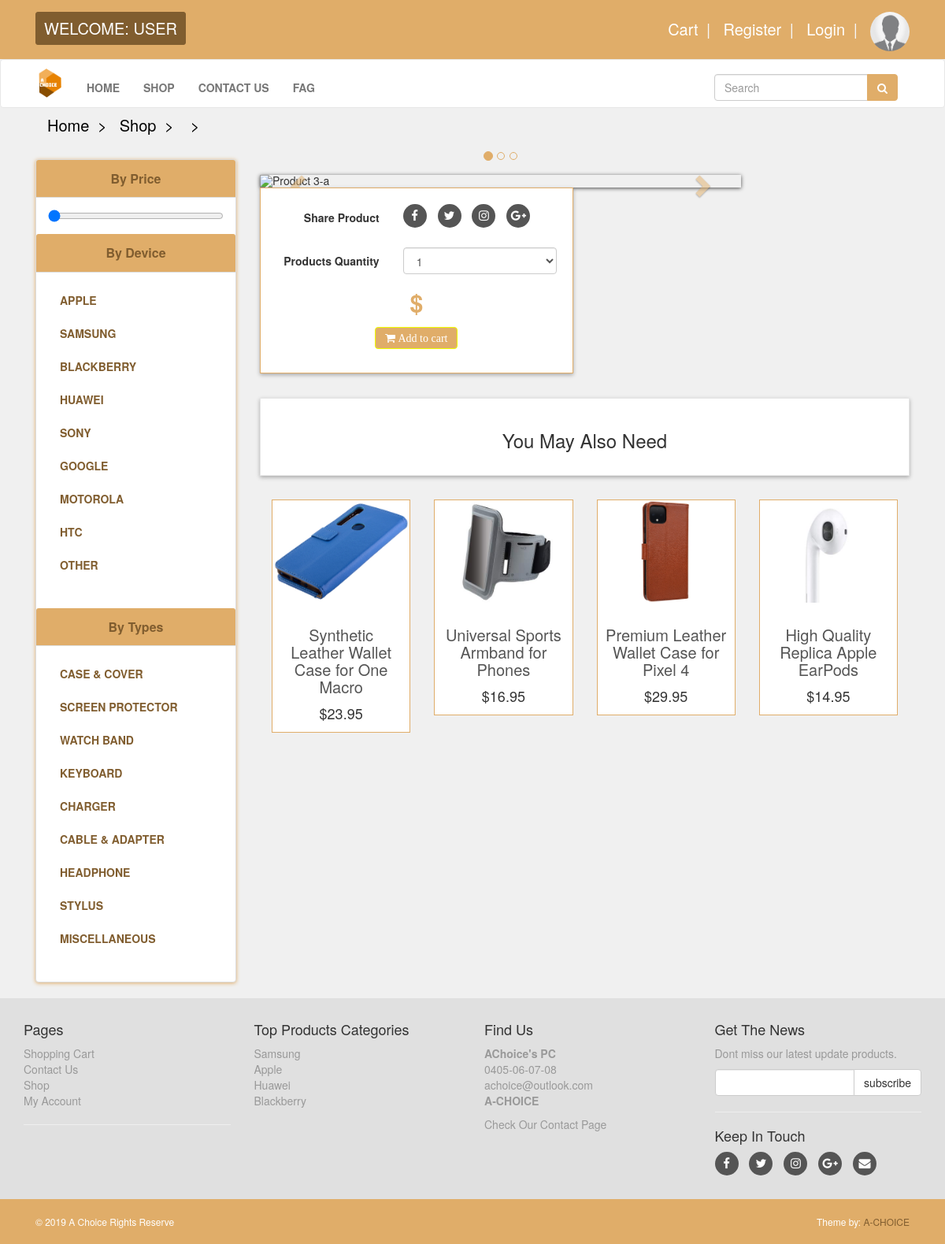
/details.php, run on the app's committed database.
### tables this page shows
CREATE TABLE `by_device` (
  `device_id` int(10) NOT NULL,
  `device_title` text NOT NULL,
  `device_desc` text NOT NULL
);

CREATE TABLE `by_type` (
  `type_id` int(10) NOT NULL,
  `type_title` text NOT NULL,
  `type_desc` text NOT NULL
);

CREATE TABLE `product` (
  `product_id` int(10) NOT NULL,
  `device_id` int(10) NOT NULL,
  `type_id` int(10) NOT NULL,
  `date` timestamp NOT NULL DEFAULT current_timestamp() ON UPDATE current_timestamp(),
  `product_title` text NOT NULL,
  `product_url` text NOT NULL,
  `product_image1` text NOT NULL,
  `product_image2` text NOT NULL,
  `product_image3` text NOT NULL,
  `product_price` float NOT NULL,
  `product_desc` text NOT NULL,
  `product_keyword` text NOT NULL
);

### details.php (the view, shortened to what this page needs)
<?php
    include 'navigation/header.php';
?>
<?php
    $product_id = $_GET['product_id'];
    $get_product = "select * from product where product_url='$product_id'";
    $run_product = mysqli_query($con,$get_product);
    $row_products = mysqli_fetch_array($run_product);
    $pro_url = $row_products['product_url'];
    $pro_price = $row_products['product_price'];
    $pro_img1 = $row_products['product_image1'];
?>
<div id="content">
    <div class="container">
        <div class="col-md-12">
            <ul class="breadcrumb">
                <li>
                    <a href="index.php">Home</a>
                </li>
                <li>
                    <a href="shop.php">Shop</a>
                </li>
                <li>
                </li>
                <li>
                </li>
            </ul>
        </div>
        <div class="col-md-3">
            <?php
                include("navigation/sidebar.php");
            ?>
        </div>
        <div class="col-md-9">
               <div id="productMain" class="row">
                   <div class="col-sm-9">
                       <div id="mainImage">
                           <div id="myCarousel" class="carousel slide" data-ride="carousel">
                               <div class="carousel-inner">
                                   <div class="item active">
                                       <img class="img-responsive" src="images/Product-Images/<?php echo $pro_img1; ?>" alt="Product 3-a">
                                   </div>
                               </div>
                               <ol class="carousel-indicators">
                                   <li data-target="#myCarousel" data-slide-to="0" class="active" ></li>
                                   <li data-target="#myCarousel" data-slide-to="1"></li>
                                   <li data-target="#myCarousel" data-slide-to="2"></li>
                               </ol>
                               <a href="#myCarousel" class="left carousel-control" data-slide="prev">
                                   <span class="glyphicon glyphicon-chevron-left"></span>
                               </a>
                               <a href="#myCarousel" class="right carousel-control" data-slide="next">
                                   <span class="glyphicon glyphicon-chevron-right"></span>
                               </a>
                           </div>
                       </div>
                   </div>
                   <div class="col-sm-6">
                       <div class="box-details">
                           <form action="details.php?add_cart=<?php echo $pro_url; ?>" class="form-horizontal" method="post">
                           <div class="form-group">
                                    <label class="col-md-5 control-label">Share Product</label>
                                    <div class="col-md-7">
                                        <p class="social">
                                            <a href="#" class="fa fa-facebook"></a>
                                            <a href="#" class="fa fa-twitter"></a>
                                            <a href="#" class="fa fa-instagram"></a>
                                            <a href="#" class="fa fa-google-plus"></a>
                                        </p>
                                    </div>
                                </div>
                               <div class="form-group">
                                    <label class="col-md-5 control-label">Products Quantity</label>
                                    <div class="col-md-7">
                                        <select name="product_qty" id="" class="form-control">
                                            <option>1</option>
                                        </select>
                                    </div>
                                </div>
                               <p class="price">$ <?php echo $pro_price; ?></p>
                               <p class="text-center buttons"><button class="btn btn-primary i fa fa-shopping-cart"> Add to cart</button></p>
                           </form>
                       </div>
                   </div>
               </div>
               <div id="row same-heigh-row">
                    <div class="box-2">
                        <h3 class="text-center">You May Also Need</h3>
                    </div>
                    <?php
                    $get_products = "select * from product order by rand() LIMIT 0,4";
                    $run_products = mysqli_query($con,$get_products);
                    while($row_products=mysqli_fetch_array($run_products)){
                       $pro_title = $row_products['product_title'];
                       $pro_url = $row_products['product_url'];
                       $pro_price = $row_products['product_price'];
                       $pro_img1 = $row_products['product_image1'];
                       echo "
                        <div class='col-md-3 col-sm-6 center-responsive'>
                        <div class='product same-height'>
                            <a href='$pro_url'>
                                <img class='img-responsive' src='images/Product-Images/$pro_img1' alt='Product 6'>
                                </a>
                                <div class='text'>
                                    <h3><a href='$pro_url'> $pro_title </a></h3>
                                    <p class='price'>$$pro_price</p>
                                </div>
                            </div>
                        </div>
                       ";
                    }
                   ?>
               </div>
           </div>
    </div>
</div>
<?php
    include 'navigation/footer.php';
?>

### function/function.php (shortened to what this page needs)
<?php
    include ("db/db.php");
    function getDevices(){
        global $con;
        $get_device = "select * from by_device";
        $run_device = mysqli_query($con,$get_device);
        while($row_device=mysqli_fetch_array($run_device)){
            $device_id = $row_device['device_id'];
            $device_title = $row_device['device_title'];
            echo "
                <li>
                    <a href='shop.php?device=$device_id'> $device_title </a>
                </li>
            ";
        }
    }
    function getTypes(){
        global $con;
        $get_type = "select * from by_type";
        $run_type = mysqli_query($con,$get_type);
        while($row_type=mysqli_fetch_array($run_type)){
            $type_id = $row_type['type_id'];
            $type_title = $row_type['type_title'];
            echo "
                <li>
                    <a href='shop.php?types=$type_id'> $type_title </a>
                </li>
            ";
        }
    }
?>

### styles/style.css (style rules this page uses)
.btn-primary { color: rgb(255, 255, 255); background: #e0ad69; border-color: #e0ad69; }
.carousel-inner img { width: 100%; height: 100%; }
.carousel-control.right, .carousel-control.left { background-image: none; color: #e0ad69; }
.carousel-indicators li { border-color: #e0ad69; }
.carousel-indicators li.active { background-color: #e0ad69; }
#content .panel.sidebar-menu ul.nav.category-menu li a { text-transform: uppercase; font-weight: 600; color: #805d2f; }
#content .product { background: #ffffff; border: solid 1px #e6e6e6; margin-bottom: 30px; box-sizing: border-box; border-color: #e0ad69; }
#content .product .text { padding: 10px 10px 0px; }
#content .product .text p.price { font-size: 18px; text-align: center; font-weight: 400; }
#content .product .text h3 { text-align: center; font-size: 20px; }
#content .product .text h3 a { color: rgb(85, 85, 85); }
#content .btn-primary { color: rgb(255, 255, 255); background: #e0ad69; border-color: rgb(238, 255, 0); }
.breadcrumb { padding: 8px 15px; background: none; font-size: 20px; }
.breadcrumb a { color: #000000; }
.breadcrumb li { color: #999999; }
.breadcrumb> li + li:before { content: ">\00a0"; color: #000000; }
#content #productMain { margin-bottom: 1px; }
#content #productMain .price { font-size: 30px; color: #e0ad69; font-weight: bold; text-align: center; background: #ffffff; }
#content #mainImage { box-shadow: 0px 1px 5px rgba(0, 0, 0, .7); }
#content .box-details { background: #ffffff; margin: 0 0 30px; border: solid 1px #e0ad69; box-sizing: border-box; padding: 20px; box-shadow: 0px 2px 5px rgba(0, 0, 0, .3); }
#content .box-2 { background: #ffffff; margin: 0 0 30px; border: solid 1px #e6e6e6; padding: 20px; box-shadow: 0px 2px 5px rgba(0, 0, 0, .3); }
.social { text-align: left; }
.social a { margin: 0px 10px 0px 0px; display: inline-block; color: #ffffff; width: 30px; height: 30px; border-radius: 15px; line-height: 30px; font-size: 15px; text-align: center; vertical-align: bottom; background: #555555; text-decoration: none; }

### data on the page
by_device: device_title "APPLE"
by_device: device_title "SAMSUNG"
by_device: device_title "BLACKBERRY"
by_device: device_title "HUAWEI"
by_device: device_title "SONY"
by_device: device_title "GOOGLE"
by_device: device_title "MOTOROLA"
by_device: device_title "HTC"
by_device: device_title "OTHER"
by_type: type_title "CASE & COVER"
by_type: type_title "SCREEN PROTECTOR"
by_type: type_title "WATCH BAND"
by_type: type_title "KEYBOARD"
by_type: type_title "CHARGER"
by_type: type_title "CABLE & ADAPTER"
by_type: type_title "HEADPHONE"
by_type: type_title "STYLUS"
by_type: type_title "MISCELLANEOUS"
product: product_image1 (picture), product_title "Synthetic Leather Wallet Case for One Macro", product_price "23.95"
product: product_image1 (picture), product_title "Universal Sports Armband for Phones", product_price "16.95"
product: product_image1 (picture), product_title "Premium Leather Wallet Case for Pixel 4", product_price "29.95"
product: product_image1 (picture), product_title "High Quality Replica Apple EarPods", product_price "14.95"
